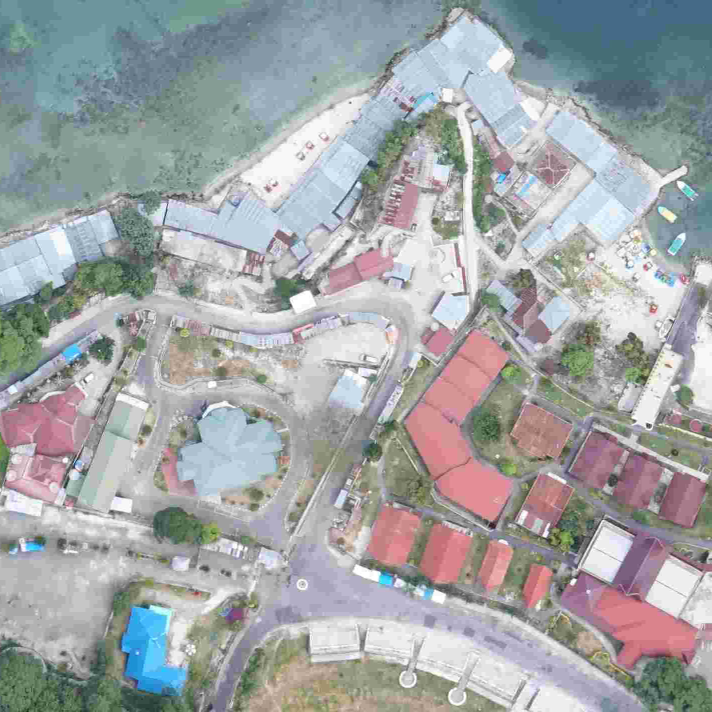
#> input picture Blok-2.jpg, 1423 x 1423 px (shown at 1/2 size)
$ python Cascade_Rumah2.py
#> lines starting #> are read from the running program, lines starting #| are printed output that depends on the picture; after the words box and inside, x2 and y2 are one past the last pixel; in counts of white or black regions, pixels touching at a corner belong together
import cv2
import numpy as np

rumah_cascade = cv2.CascadeClassifier('cascade_30.xml')
cv2.namedWindow('image', cv2.WINDOW_NORMAL)
cv2.resizeWindow('image', 600,600)
gambar = 'Blok-2'
jpg = '.jpg'
img = cv2.imread(gambar+jpg, 1)
#> img is the input picture: shape (1423, 1423, 3); mean B, G, R 166.9, 165.4, 161.7
rejectLevels = 2
levelWeights = 5
scaleFactor = 0
minNeighbors = 5
flags = 0
minSize = 40
maxSize = 40
z = 0
gray = cv2.cvtColor(img, cv2.COLOR_BGR2GRAY)
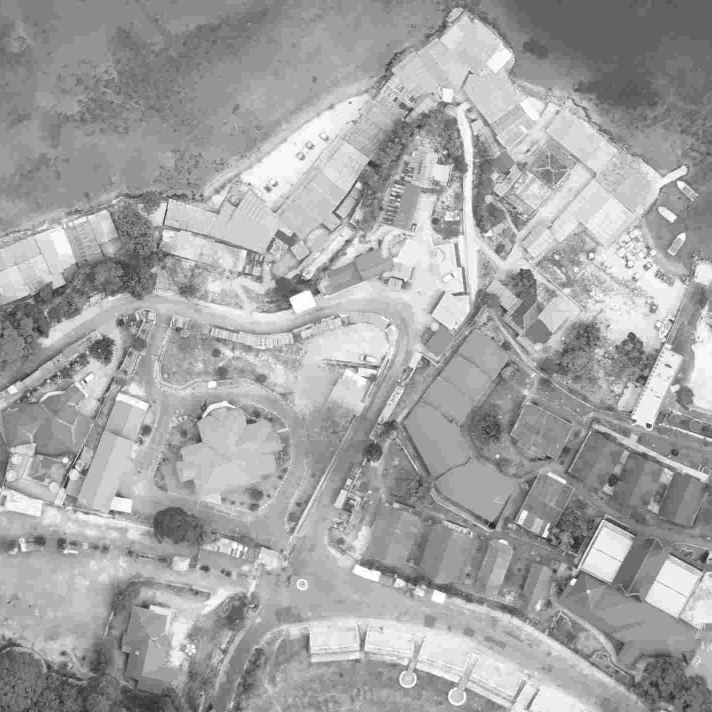
#> gray: shape (1423, 1423) (shown at 1/2 size); min 0, max 255, mean 164.4
houses, numDetect = rumah_cascade.detectMultiScale2(gray, scaleFactor = 1.05 ,minNeighbors = 4)
#> houses = 39 rows, first 6: [795, 1339, 40, 40], [893, 1372, 42, 42], [16, 977, 66, 66], [78, 779, 57, 57], [208, 977, 62, 62], [1158, 1035, 121, 121]; numDetect = 39 values, max 57 at index 5, min 5 at index 3, mean 15.49
for (x,y,w,h) in houses:
	cv2.rectangle(img, (x,y), (x+w, y+h), (255,0,0), 2)
#> this loop made 39 passes
#> (x, y, w, h) on passes 1 to 12: (795, 1339, 40, 40), (893, 1372, 42, 42), (16, 977, 66, 66), (78, 779, 57, 57), (208, 977, 62, 62), (1158, 1035, 121, 121), (320, 391, 74, 74), (614, 1222, 99, 99), (169, 416, 61, 61), (1304, 356, 74, 74), (809, 385, 74, 74), (405, 791, 65, 65)
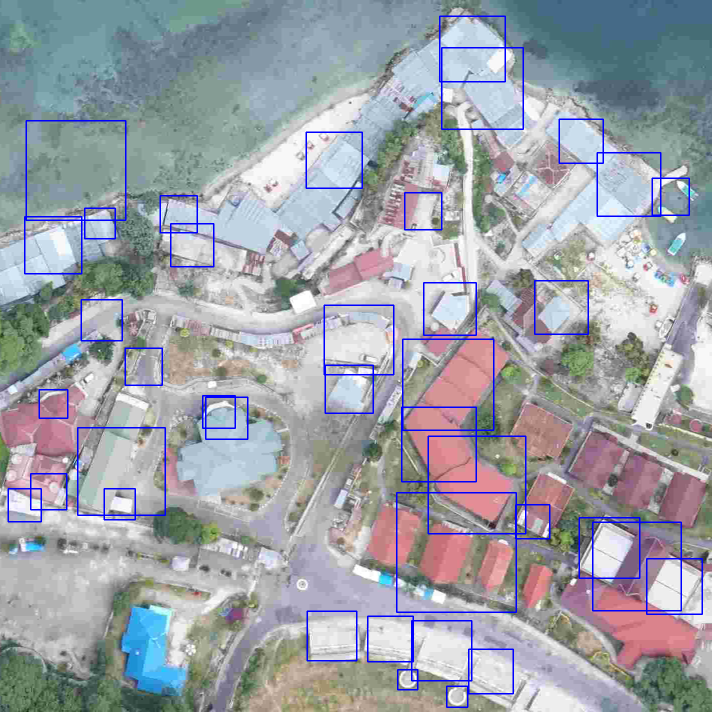
#> img: shape (1423, 1423, 3) (shown at 1/2 size); 2.46% of pixels changed, all inside (x1, y1, x2, y2) = (15, 31, 1406, 1416)

numDetect = len(numDetect)
#> numDetect = 39


print(numDetect)
#| 39

font = cv2.FONT_HERSHEY_COMPLEX
#> font = 3
cv2.putText(img, str(numDetect), (525,650), font, 1, 255)
#> img: shape (1423, 1423, 3); 0.01% of pixels changed, all inside (x1, y1, x2, y2) = (528, 629, 563, 651)
cv2.imshow('image', img)
c = cv2.waitKey(0)
#> (key Esc is pressed here)
#Press F5 to save image
#cv2.imwrite(gambar+'R'+str(numDetect)+jpg, img)
cv2.destroyAllWindows()

$ run again, with Blok-3.jpg copied over Blok-2.jpg
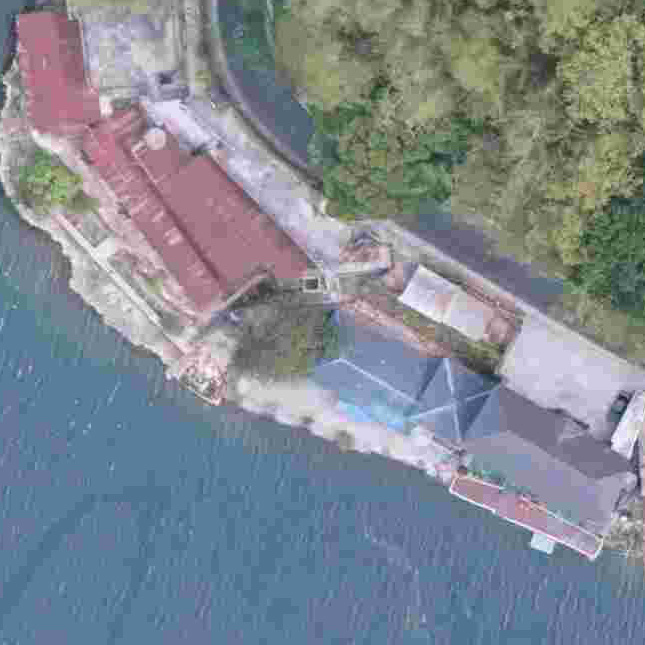
#> input picture Blok-3.jpg, 645 x 645 px
#> img is the input picture: shape (645, 645, 3); mean B, G, R 145.1, 135.8, 127.6
#> `gray = cv2.cvtColor(img, cv2.COLOR_BGR2GRAY)`:
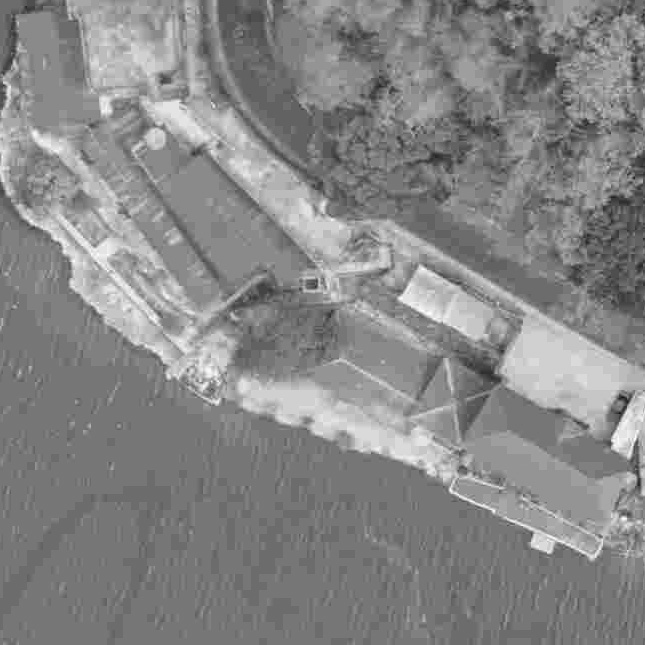
#> gray: shape (645, 645); min 18, max 255, mean 134.4
#> `houses, numDetect = rumah_cascade.detectMultiScale2(gray, scaleFactor ..`: houses = [[526, 453, 104, 104], [496, 305, 131, 131], [85, 113, 236, 236], [207, 188, 347, 347]]; numDetect = [26, 13, 16, 9]
#> the loop `for (x,y,w,h) in houses:` made 4 passes
#> after the loop `for (x,y,w,h) in houses:`:
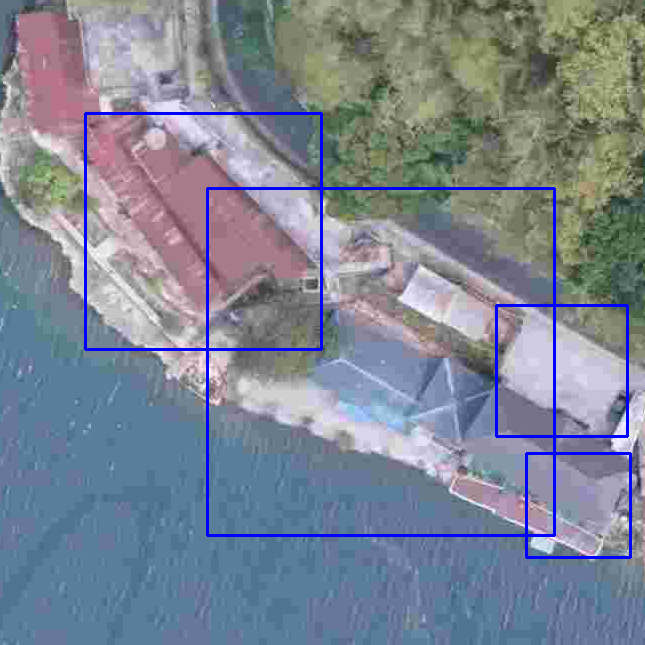
#> img: shape (645, 645, 3); 2.34% of pixels changed, all inside (x1, y1, x2, y2) = (84, 112, 632, 559)
#> `numDetect = len(numDetect)`: numDetect = 4
#| 4
#> font = 3

$ run again, with Blok-4.jpg copied over Blok-2.jpg
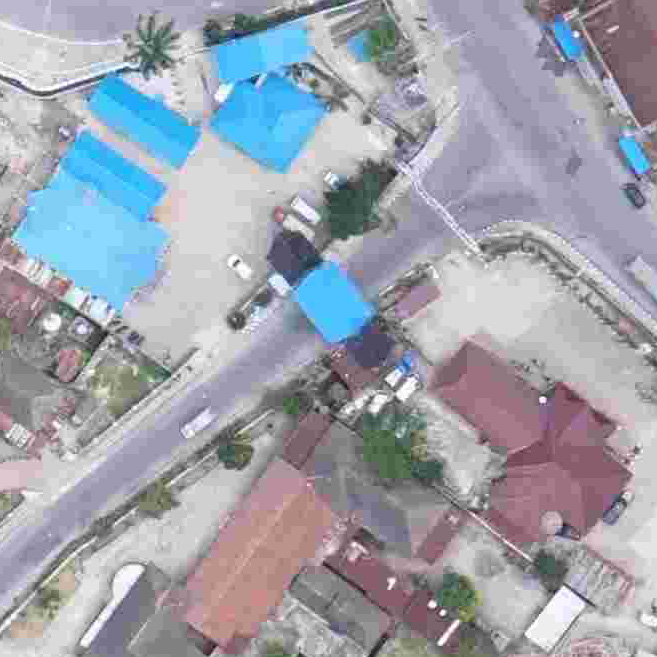
#> input picture Blok-4.jpg, 657 x 657 px
#> img is the input picture: shape (657, 657, 3); mean B, G, R 172.5, 162.2, 158.5
#> `gray = cv2.cvtColor(img, cv2.COLOR_BGR2GRAY)`:
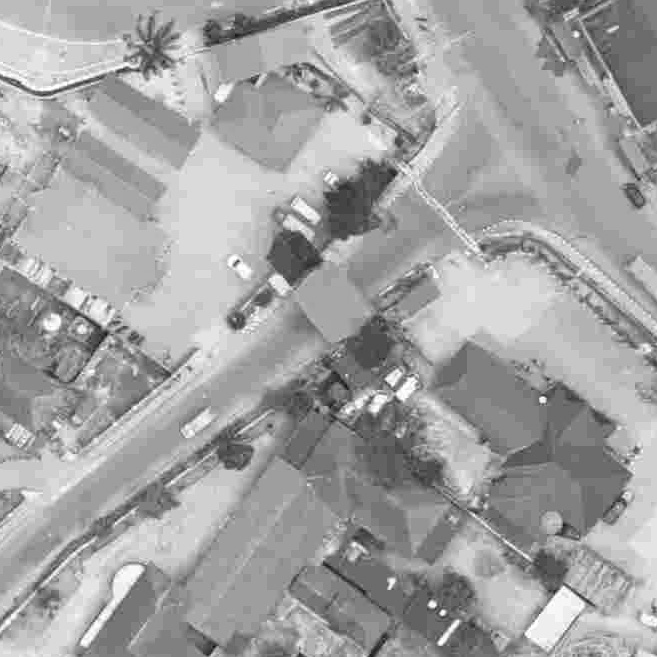
#> gray: shape (657, 657); min 10, max 255, mean 162.3
#> `houses, numDetect = rumah_cascade.detectMultiScale2(gray, scaleFactor ..`: houses = [[264, 488, 80, 80], [409, 315, 128, 128], [485, 45, 140, 140], [415, 212, 181, 181], [167, 15, 200, 200], [54, 151, 243, 243]]; numDetect = [9, 18, 21, 15, 15, 5]
#> the loop `for (x,y,w,h) in houses:` made 6 passes
#> after the loop `for (x,y,w,h) in houses:`:
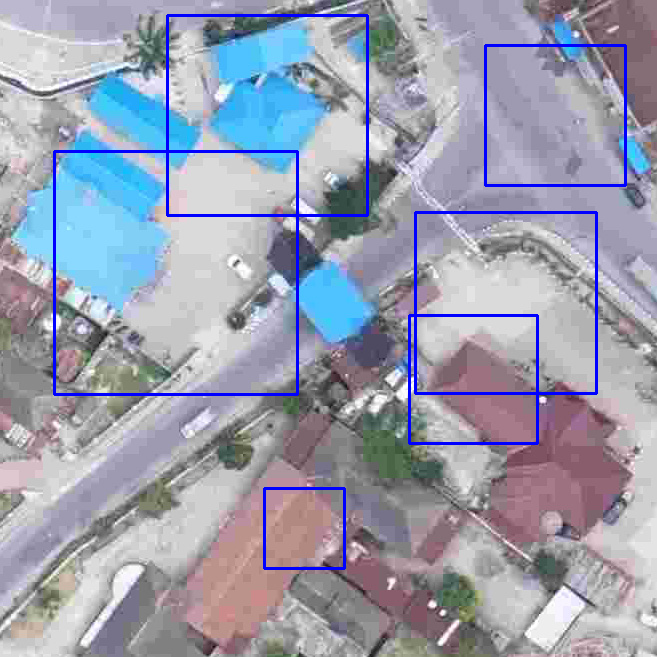
#> img: shape (657, 657, 3); 2.69% of pixels changed, all inside (x1, y1, x2, y2) = (53, 14, 627, 570)
#> `numDetect = len(numDetect)`: numDetect = 6
#| 6
#> font = 3
